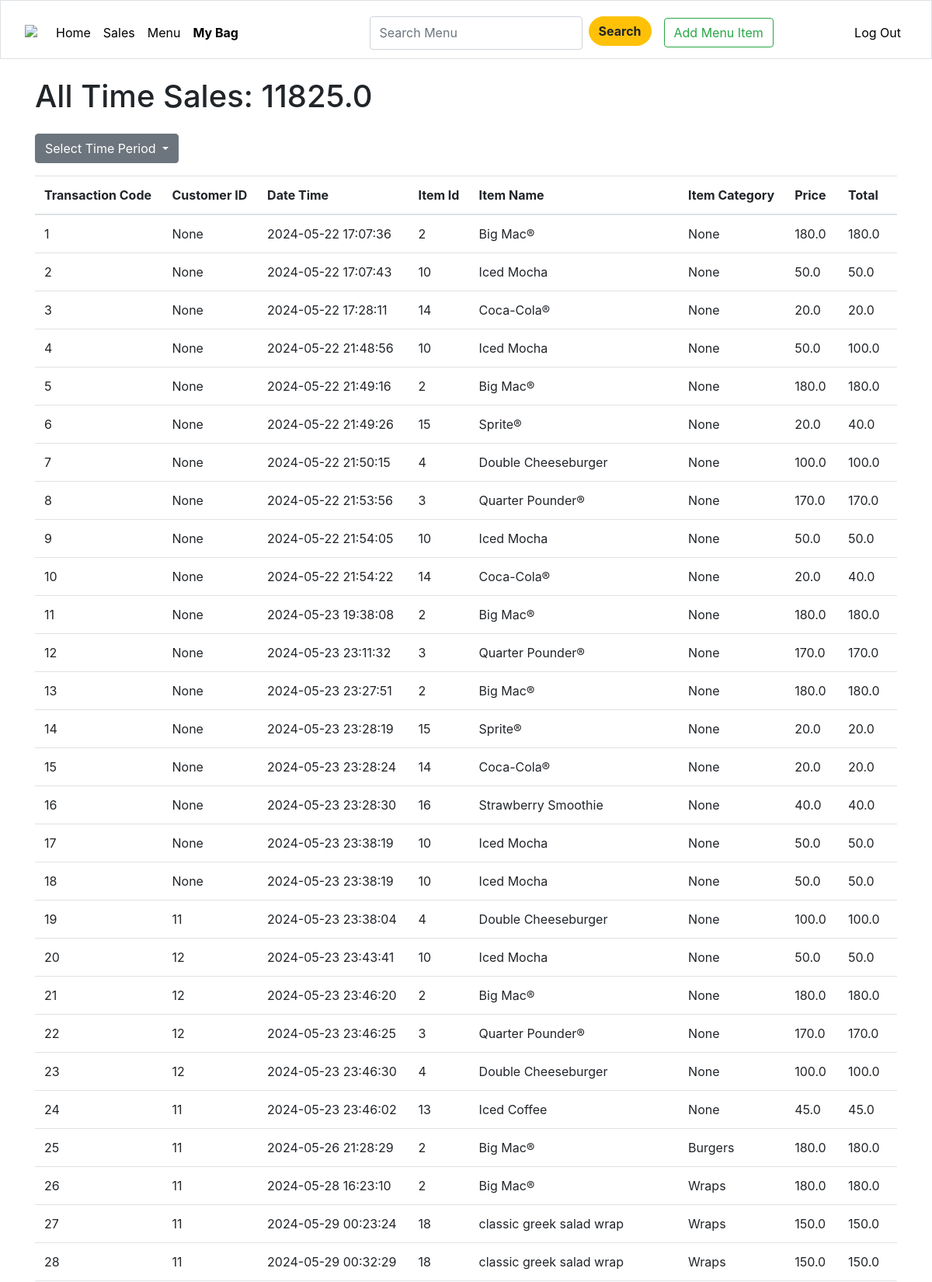
The app's page /sales (signed in, upper part) with its own data.
### tables this page shows
CREATE TABLE 'transactions' (
  id INTEGER PRIMARY KEY AUTOINCREMENT,
  transaction_code TEXT NOT NULL,'date_time' INTEGER NOT NULL,
  item_id INTEGER NOT NULL,
  item_name TEXT NOT NULL,
  quantity INTEGER NOT NULL,
  price REAL NOT NULL,
  total REAL NOT NULL
, user_id, category VARCHAR(255));

### app.py (the view, shortened to what this page needs)
@app.route("/sales", methods=["GET", "POST"])
@login_required
def index():
    user_id = session.get("user_id")
    username = session.get("username")
    heading = "All Time"
    transactions_db=db.execute("SELECT * FROM transactions")
    return render_template("index.html", transactions=transactions_db,user_id=user_id, username=username , heading=heading)

### app.py (called while the page is built)
@app.after_request
def after_request(response):
    response.headers["Cache-Control"] = "no-cache, no-store, must-revalidate"
    response.headers["Expires"] = 0
    response.headers["Pragma"] = "no-cache"
    return response

### helpers.py (called while the page is built)
def login_required(f):
    @wraps(f)
    def decorated_function(*args, **kwargs):
        if session.get("user_id") is None:
            return redirect("/login")
        return f(*args, **kwargs)
    return decorated_function

### templates/index.html (shortened to what this page needs)
{% extends "layout.html" %}
{% block main %}
<div class="container">
<h1 class="my-4">{{ heading }} Sales: {{ transactions|sum(attribute='total') }}</h1>
<table class="table" method="GET">
  <thead>
    <tr>
      <th scope="col">Transaction Code</th>
      <th scope="col">Customer ID</th>
      <th scope="col">Date Time</th>
      <th scope="col">Item Id</th>
      <th scope="col">Item Name</th>
      <th scope="col">Item Category</th>
      <th scope="col">Price</th>
      <th scope="col">Total</th>
    <div class="dropdown my-3">
      <button class="btn btn-secondary dropdown-toggle" type="button" data-bs-toggle="dropdown" aria-expanded="false">
        Select Time Period
      </button>
    </div>
    </tr>
  </thead>
  <tbody>
  {% for item in transactions%}
    <tr>
      <td>{{ item.id }}</td>
      <td>{{ item.user_id }}</td>
      <td>{{ item.date_time }}</td>
      <td>{{ item.item_id }}</td>
      <td>{{ item.item_name }}</td>
      <td>{{ item.category }}</td>
      <td>{{ item.price }}</td>
      <td>{{ item.total }}</td>
  {% endfor %}
  </tbody>
</table>
</div>
{% endblock %}

### templates/layout.html (shortened to what this page needs)
<!DOCTYPE html>
<html lang="en">
    <head>
        <link href="https://cdn.jsdelivr.net/npm/bootstrap@5.1.3/dist/css/bootstrap.min.css" rel="stylesheet">
        <link rel="stylesheet" href="https://cdn.jsdelivr.net/npm/bootstrap@4.0.0/dist/css/bootstrap.min.css">
        <link href="/static/styles.css" rel="stylesheet">
    </head>
    <body>
        <nav class="bg-light border navbar navbar-expand-md navbar-light">
            <div class="container-fluid">
                <a class="navbar-brand" href="/">
                    <img height="60px"src= "
                    https://i.pinimg.com/736x/f5/c2/05/f5c20588d39e13e01a4445013ad83b49.jpg
                                        ">
                </a>
                <div class="collapse navbar-collapse" id="navbar">
                    {% if session["user_id"] %}
                    <ul class="navbar-nav me-auto mt-2">
                        <li class="nav-item"><a class="nav-link" href="/home">Home</a></li>
                        {% if session["username"] == 'admin' %}
                            <li class="nav-item"><a class="nav-link" href="/sales">Sales</a></li>
                        {% endif %}
                        <li class="nav-item"><a class="nav-link" href="/">Menu</a></li>
                        <li class="nav-item"><a class="nav-link" href="/cart"><b>My Bag</b></a></li>
                    </ul>
                        <ul class="navbar-nav ms-auto mt-2">
                            <li class="nav-item">
                              <form class="d-flex" method="get" action="/">
                                <input class="form-control me-2" type="text" placeholder="Search Menu" name="q" aria-label="Search">
                                <button class="btn btn-warning" type="submit"><b>Search</b></button>
                              </form>
                            </li>
                        </ul>
                        {% if session["username"] == 'admin' %}
                            <ul class="navbar-nav me-auto mt-2 mx-3">
                                <li class="nav-item">
                                    <button type="button" class="btn btn-outline-success" data-bs-toggle="modal" data-bs-target="#addItemModal">
                                        Add Menu Item
                                      </button>
                                </li>
                            </ul>
                            {% endif %}
                        <ul class="navbar-nav ms-auto mt-2">
                            <li class="nav-item"><a class="nav-link" href="/logout">Log Out</a></li>
                        </ul>
                    {% else %}
                        <ul class="navbar-nav ms-auto mt-2">
                            <li class="nav-item"><a class="nav-link" href="/register">Register</a></li>
                            <li class="nav-item"><a class="nav-link" href="/login">Log In</a></li>
                        </ul>
                    {% endif %}
                </div>
            </div>
        </nav>
        <main >
            {% block main %}{% endblock %}
        </main>
    </body>
</html>

### static/styles.css (style rules this page uses)
nav .navbar-brand { font-size: xx-large; }
.navbar-light .navbar-nav .nav-link { color: rgb(0 0 0); }
.nav-link { color: #28A745 }
.bg-light { background-color: #ffffff !important; }
.btn-warning { margin-bottom: 5px; border-radius: 30px; }
a { text-decoration: none!important; }

### records on screen
transactions: id "1", user_id "None", date_time "2024-05-22 17:07:36", item_id "2", item_name "Big Mac®", category "None", price "180.0", total "180.0"
transactions: id "2", user_id "None", date_time "2024-05-22 17:07:43", item_id "10", item_name "Iced Mocha", category "None", price "50.0", total "50.0"
transactions: id "3", user_id "None", date_time "2024-05-22 17:28:11", item_id "14", item_name "Coca-Cola®", category "None", price "20.0", total "20.0"
transactions: id "4", user_id "None", date_time "2024-05-22 21:48:56", item_id "10", item_name "Iced Mocha", category "None", price "50.0", total "100.0"
transactions: id "5", user_id "None", date_time "2024-05-22 21:49:16", item_id "2", item_name "Big Mac®", category "None", price "180.0", total "180.0"
transactions: id "6", user_id "None", date_time "2024-05-22 21:49:26", item_id "15", item_name "Sprite®", category "None", price "20.0", total "40.0"
transactions: id "7", user_id "None", date_time "2024-05-22 21:50:15", item_id "4", item_name "Double Cheeseburger", category "None", price "100.0", total "100.0"
transactions: id "8", user_id "None", date_time "2024-05-22 21:53:56", item_id "3", item_name "Quarter Pounder®", category "None", price "170.0", total "170.0"
transactions: id "9", user_id "None", date_time "2024-05-22 21:54:05", item_id "10", item_name "Iced Mocha", category "None", price "50.0", total "50.0"
transactions: id "10", user_id "None", date_time "2024-05-22 21:54:22", item_id "14", item_name "Coca-Cola®", category "None", price "20.0", total "40.0"
transactions: id "11", user_id "None", date_time "2024-05-23 19:38:08", item_id "2", item_name "Big Mac®", category "None", price "180.0", total "180.0"
transactions: id "12", user_id "None", date_time "2024-05-23 23:11:32", item_id "3", item_name "Quarter Pounder®", category "None", price "170.0", total "170.0"
transactions: id "13", user_id "None", date_time "2024-05-23 23:27:51", item_id "2", item_name "Big Mac®", category "None", price "180.0", total "180.0"
transactions: id "14", user_id "None", date_time "2024-05-23 23:28:19", item_id "15", item_name "Sprite®", category "None", price "20.0", total "20.0"
transactions: id "15", user_id "None", date_time "2024-05-23 23:28:24", item_id "14", item_name "Coca-Cola®", category "None", price "20.0", total "20.0"
transactions: id "16", user_id "None", date_time "2024-05-23 23:28:30", item_id "16", item_name "Strawberry Smoothie", category "None", price "40.0", total "40.0"
transactions: id "17", user_id "None", date_time "2024-05-23 23:38:19", item_id "10", item_name "Iced Mocha", category "None", price "50.0", total "50.0"
transactions: id "18", user_id "None", date_time "2024-05-23 23:38:19", item_id "10", item_name "Iced Mocha", category "None", price "50.0", total "50.0"
transactions: id "19", user_id "11", date_time "2024-05-23 23:38:04", item_id "4", item_name "Double Cheeseburger", category "None", price "100.0", total "100.0"
transactions: id "20", user_id "12", date_time "2024-05-23 23:43:41", item_id "10", item_name "Iced Mocha", category "None", price "50.0", total "50.0"
transactions: id "21", user_id "12", date_time "2024-05-23 23:46:20", item_id "2", item_name "Big Mac®", category "None", price "180.0", total "180.0"
transactions: id "22", user_id "12", date_time "2024-05-23 23:46:25", item_id "3", item_name "Quarter Pounder®", category "None", price "170.0", total "170.0"
transactions: id "23", user_id "12", date_time "2024-05-23 23:46:30", item_id "4", item_name "Double Cheeseburger", category "None", price "100.0", total "100.0"
transactions: id "24", user_id "11", date_time "2024-05-23 23:46:02", item_id "13", item_name "Iced Coffee", category "None", price "45.0", total "45.0"
transactions: id "25", user_id "11", date_time "2024-05-26 21:28:29", item_id "2", item_name "Big Mac®", category "Burgers", price "180.0", total "180.0"
transactions: id "26", user_id "11", date_time "2024-05-28 16:23:10", item_id "2", item_name "Big Mac®", category "Wraps", price "180.0", total "180.0"
transactions: id "27", user_id "11", date_time "2024-05-29 00:23:24", item_id "18", item_name "classic greek salad wrap", category "Wraps", price "150.0", total "150.0"
transactions: id "28", user_id "11", date_time "2024-05-29 00:32:29", item_id "18", item_name "classic greek salad wrap", category "Wraps", price "150.0", total "150.0"

### other values on screen
{{ heading }} "All Time"
{{ transactions|sum(attribute='total') }} "11825.0"
